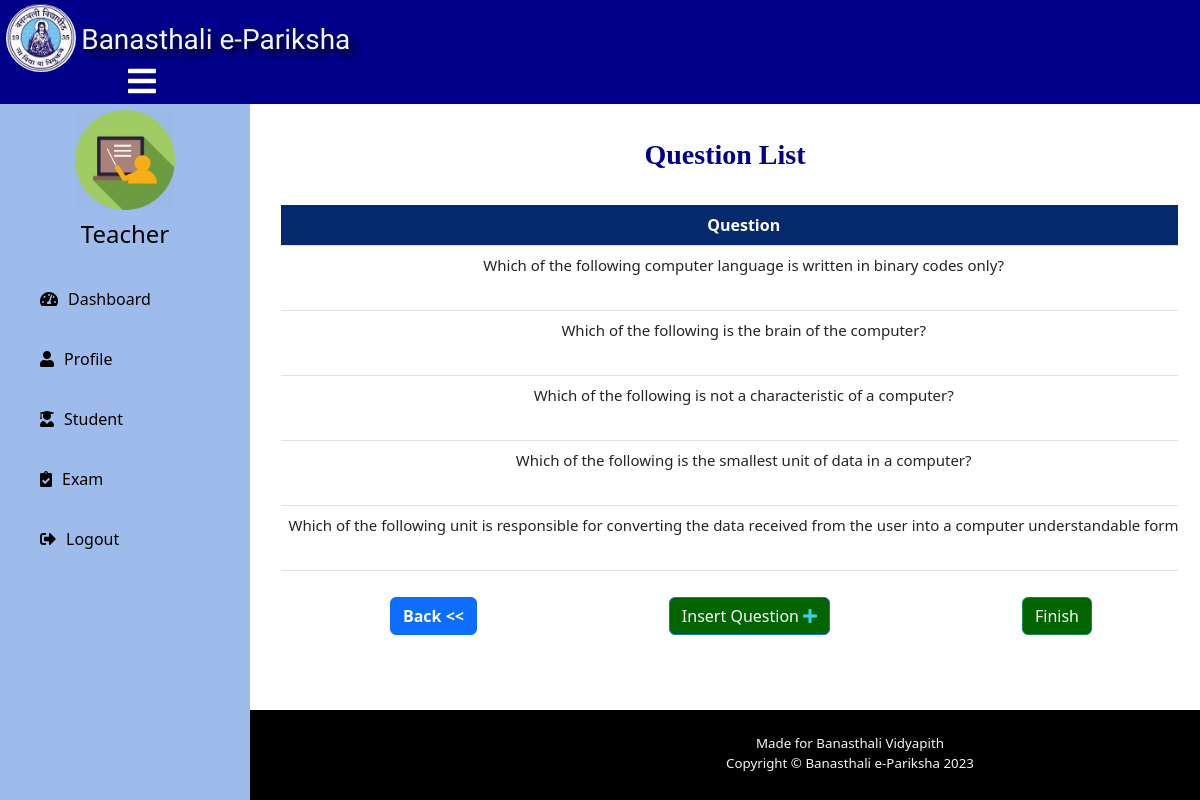
/teacher/modify-ques/4 (signed in), run on the app's committed database.
### teacher/models.py (models this page shows, shortened)
class QuestionTable(models.Model):
    QuesID=models.AutoField(primary_key=True)
    Ques=models.CharField(max_length=2000)
    Option1=models.CharField(max_length=1000)
    Option2=models.CharField(max_length=1000)
    option3=models.CharField(max_length=1000)
    option4=models.CharField(max_length=1000)
    ANS_CHOICES = (
    ("Option 1", "Option 1"),
    ("Option 2", "Option 2"),
    ("Option 3", "Option 3"),
    ("Option 4", "Option 4")
    )
    ans=models.CharField(max_length=1000,choices=ANS_CHOICES)
    max_mark=models.DecimalField(max_digits=50,decimal_places=2)
    neg_mark=models.DecimalField(max_digits=10,decimal_places=2)
    TestID=models.ForeignKey(AssignmentTable,on_delete=models.CASCADE,null=True)

### teacher/views.py (the view)
# urls.py: path('modify-ques/<int:eid>',views.modify_ques,name="Modify Question"),
@login_required(login_url='Teacher Login')
@cache_control(no_cache=True, must_revalidate=True, no_store=True)
def modify_ques(request,eid):
    eInstance=AssignmentTable.objects.get(ExamID=eid)
    QuestionDetails=QuestionTable.objects.filter(TestID=eInstance)
    context={'list':QuestionDetails,'ExamID':eid}
    return render(request,'teacher/modify_ques.html',context)

### templates/teacher/modify_ques.html (shortened to what this page needs)
{% extends 'teacher/teacherbase.html' %}
{% block content %}
<head>
  </head>
  <br><br>
      <div class="container">
        <div class="panel panel-primary">
          <div class="panel-heading" style="display: flex;justify-content: center;height:40px;margin-top:-30px;margin-bottom:-5px;">
            <h3 class="panel-title" style="text-align:center;font-family: 'Times New Roman', Times, serif;font-weight: bold;color: darkblue;">Question List</h3>
          </div>
          <div class="outer-wrapper" style="display: flex;justify-content: center;">
            <div class="table-wrapper">
              <table class="table">
                <thead>
                    <th id="t">Question</th>
                </thead>
                <tbody>
                  {% for i in list %}
                  <tr>
                    <td style="text-align:center;">{{i.Ques}}</td>
                  </tr>
                  {% endfor %}
                </tbody>
              </table>
            </div>
        </div>
        <div style="display:flex; justify-content: space-around;">
          <div style="display:flex; justify-content: left; margin-left: 2em;">
            <a class="btn btn-primary btn-md" href="{% url 'Modify Exam' %}"><span><b>Back <<</b></span></a>
          </div>
          <div class="insert">
            <a class="btn btn-primary btn-md" href="{% url 'Insert Question Modify Exam' ExamID %}" ><span>Insert Question </span><i class="fas fa-plus" style="color:rgb(57, 211, 242);"></i></a>
          </div>
          <div class="insert">
            <a class="btn btn-success btn-md" href="{% url 'Modify Exam' %}" ><span>Finish</span></a>
          </div>
        </div>
    </div>
  </div>
  <br><br>
{% endblock %}

### templates/teacher/teacherbase.html (style rules this page uses)
:root { --Snigle-font:"Sniglet",cursive; --Lobster:"Lobster",cursive; --Lobster_two:"Lobster Two",cursive; --Acme:"Acme",cursive; --light-black:#2e2c2caf; --bggradient:linear-gradient(to bottom, #11349c, #76f1f1); --light-gray:rgba(255,255,255,0.7); --maingradient:linear-gradient(to left,#e6e6e9, #76f1f1); }
a:link { text-decoration: none; }
body { margin: 0; padding: 0; font-family: "Gill Sans", sans-serif;; }

### templates/teacher/modify_ques.html (style rules this page uses)
a:link { text-decoration: none; }
.outer-wrapper { margin:10px; margin-left: 2%; border-radius: 4px; max-width: fit-content; max-height: fit-content; }
.table-wrapper { overflow-y: scroll; height: fit-content; max-height: 50vh; width:170vh; margin-top: 22px; }
table { min-width: max-content; border-collapse: separate; border-spacing: 0px; }
table th { position: sticky; top: 0px; text-align: center; }
#t { background-color: rgb(4, 42, 109); color:white; font-weight: bold; }
table th, table td { padding: 15px; padding-top: 10px; padding-bottom: 10px; }
table td { text-align: left; font-size: 15px; }
.insert { justify-content: center; display: flex; }
.insert a { background-color: darkgreen; color:white; }

### templates/footer_dashboard.html (style rules this page uses)
* { box-sizing:border-box; }
:root { --Snigle-font:"Sniglet",cursive; --Lobster:"Lobster",cursive; --Lobster_two:"Lobster Two",cursive; --Acme:"Acme",cursive; --light-black:#2e2c2caf; --bggradient:rgba(3, 63, 159, 0.996); --light-gray:rgba(255,255,255,0.7); --maingradient1:linear-gradient(to left,#e6e6e9, #76f1f1); }

### data on the page
QuestionTable: Ques "Which of the following computer language is written in binary codes only?"
QuestionTable: Ques "Which of the following is the brain of the computer?"
QuestionTable: Ques "Which of the following is not a characteristic of a computer?"
QuestionTable: Ques "Which of the following is the smallest unit of data in a computer?"
QuestionTable: Ques "Which of the following unit is responsible for converting the data received from the user into a computer understandable…"
